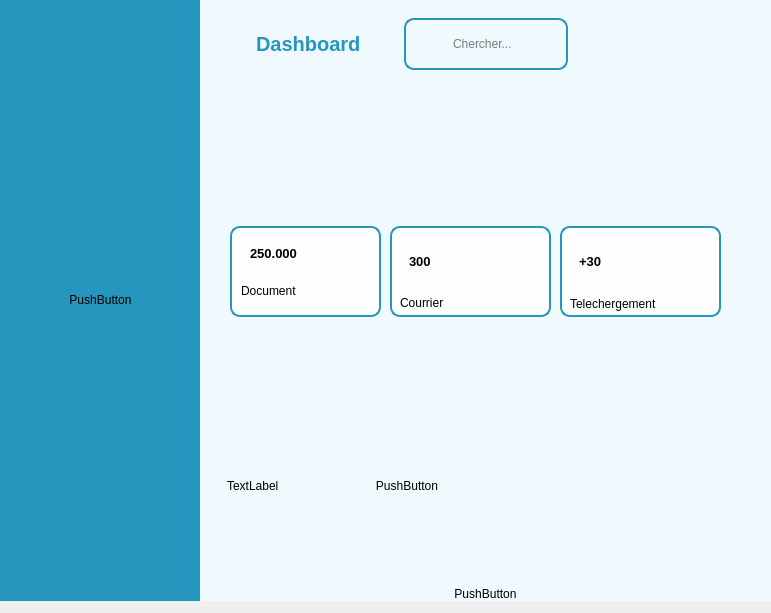
<?xml version="1.0" encoding="UTF-8"?>
<ui version="4.0">
 <class>MainWindow</class>
 <widget class="QMainWindow" name="MainWindow">
  <property name="geometry">
   <rect>
    <x>0</x>
    <y>0</y>
    <width>771</width>
    <height>613</height>
   </rect>
  </property>
  <property name="windowTitle">
   <string>MainWindow</string>
  </property>
  <widget class="QWidget" name="centralwidget">
   <property name="styleSheet">
    <string notr="true">*{
color:#000;
border:none;
}
#mainBody{
background-color:#eff9fe;
}

#leftMenu{
background-color:#2596be;
}
QLineEdit{
background-color:transparent;
}
#searchFrame{
border-radius:10px;
border:2px solid #2596be;
}
QLabel{
color:#000;
border:none;
}
#appHeader{
color:#2596be;
}
#card1,#card2,#card3{
background-color:#fefeff;
}
#menuBtn{
color:#2596be;
}

#card1,#card2,#card3{
border-radius:10px;
border:2px solid #2596be;
}</string>
   </property>
   <widget class="QWidget" name="leftMenu" native="true">
    <property name="geometry">
     <rect>
      <x>0</x>
      <y>0</y>
      <width>201</width>
      <height>601</height>
     </rect>
    </property>
    <layout class="QHBoxLayout" name="horizontalLayout_2">
     <item>
      <widget class="QPushButton" name="pushButton">
       <property name="text">
        <string>PushButton</string>
       </property>
      </widget>
     </item>
    </layout>
   </widget>
   <widget class="QWidget" name="mainBody" native="true">
    <property name="geometry">
     <rect>
      <x>200</x>
      <y>0</y>
      <width>571</width>
      <height>601</height>
     </rect>
    </property>
    <layout class="QVBoxLayout" name="verticalLayout">
     <item alignment="Qt::AlignTop">
      <widget class="QWidget" name="mainFrame" native="true">
       <layout class="QHBoxLayout" name="horizontalLayout">
        <item alignment="Qt::AlignLeft">
         <widget class="QWidget" name="widget" native="true">
          <layout class="QHBoxLayout" name="horizontalLayout_3">
           <item>
            <widget class="QPushButton" name="menuBtn">
             <property name="text">
              <string/>
             </property>
             <property name="icon">
              <iconset resource="resources.qrc">
               <normaloff>:/blueIcons/assets/icons/menu.svg</normaloff>:/blueIcons/assets/icons/menu.svg</iconset>
             </property>
             <property name="iconSize">
              <size>
               <width>24</width>
               <height>24</height>
              </size>
             </property>
            </widget>
           </item>
           <item>
            <widget class="QLabel" name="appHeader">
             <property name="font">
              <font>
               <pointsize>15</pointsize>
               <weight>75</weight>
               <bold>true</bold>
              </font>
             </property>
             <property name="text">
              <string>Dashboard</string>
             </property>
            </widget>
           </item>
          </layout>
         </widget>
        </item>
        <item alignment="Qt::AlignHCenter">
         <widget class="QWidget" name="searchFrame_2" native="true">
          <layout class="QHBoxLayout" name="horizontalLayout_4">
           <item alignment="Qt::AlignHCenter|Qt::AlignTop">
            <widget class="QFrame" name="searchFrame">
             <property name="minimumSize">
              <size>
               <width>160</width>
               <height>0</height>
              </size>
             </property>
             <property name="frameShape">
              <enum>QFrame::StyledPanel</enum>
             </property>
             <property name="frameShadow">
              <enum>QFrame::Raised</enum>
             </property>
             <layout class="QHBoxLayout" name="horizontalLayout_5">
              <item>
               <widget class="QLabel" name="label_2">
                <property name="minimumSize">
                 <size>
                  <width>30</width>
                  <height>30</height>
                 </size>
                </property>
                <property name="maximumSize">
                 <size>
                  <width>30</width>
                  <height>30</height>
                 </size>
                </property>
                <property name="text">
                 <string/>
                </property>
                <property name="pixmap">
                 <pixmap resource="resources.qrc">:/blueIcons/assets/icons/search.svg</pixmap>
                </property>
                <property name="scaledContents">
                 <bool>true</bool>
                </property>
               </widget>
              </item>
              <item>
               <widget class="QLineEdit" name="lineEdit">
                <property name="placeholderText">
                 <string>Chercher...</string>
                </property>
               </widget>
              </item>
             </layout>
            </widget>
           </item>
          </layout>
         </widget>
        </item>
        <item alignment="Qt::AlignRight">
         <widget class="QWidget" name="widget_3" native="true">
          <layout class="QHBoxLayout" name="horizontalLayout_6">
           <property name="spacing">
            <number>0</number>
           </property>
           <property name="leftMargin">
            <number>0</number>
           </property>
           <property name="topMargin">
            <number>0</number>
           </property>
           <property name="rightMargin">
            <number>0</number>
           </property>
           <property name="bottomMargin">
            <number>0</number>
           </property>
           <item>
            <widget class="QPushButton" name="pushButton_4">
             <property name="text">
              <string/>
             </property>
             <property name="icon">
              <iconset resource="resources.qrc">
               <normaloff>:/blueIcons/assets/icons/user.svg</normaloff>:/blueIcons/assets/icons/user.svg</iconset>
             </property>
             <property name="iconSize">
              <size>
               <width>32</width>
               <height>32</height>
              </size>
             </property>
            </widget>
           </item>
          </layout>
         </widget>
        </item>
       </layout>
      </widget>
     </item>
     <item>
      <widget class="QWidget" name="cardsFrame" native="true">
       <widget class="QFrame" name="card1">
        <property name="geometry">
         <rect>
          <x>30</x>
          <y>30</y>
          <width>151</width>
          <height>91</height>
         </rect>
        </property>
        <property name="frameShape">
         <enum>QFrame::StyledPanel</enum>
        </property>
        <property name="frameShadow">
         <enum>QFrame::Raised</enum>
        </property>
        <property name="lineWidth">
         <number>1</number>
        </property>
        <layout class="QVBoxLayout" name="verticalLayout_3">
         <item>
          <widget class="QFrame" name="frame">
           <property name="frameShape">
            <enum>QFrame::StyledPanel</enum>
           </property>
           <property name="frameShadow">
            <enum>QFrame::Raised</enum>
           </property>
           <layout class="QHBoxLayout" name="horizontalLayout_12">
            <item>
             <widget class="QLabel" name="label">
              <property name="font">
               <font>
                <pointsize>10</pointsize>
                <weight>75</weight>
                <bold>true</bold>
               </font>
              </property>
              <property name="text">
               <string>250.000</string>
              </property>
             </widget>
            </item>
            <item>
             <widget class="QLabel" name="label_4">
              <property name="maximumSize">
               <size>
                <width>40</width>
                <height>40</height>
               </size>
              </property>
              <property name="text">
               <string/>
              </property>
              <property name="pixmap">
               <pixmap resource="resources.qrc">:/blueIcons/assets/icons/book-open.svg</pixmap>
              </property>
             </widget>
            </item>
           </layout>
          </widget>
         </item>
         <item>
          <widget class="QLabel" name="label_5">
           <property name="text">
            <string>Document</string>
           </property>
          </widget>
         </item>
        </layout>
       </widget>
       <widget class="QFrame" name="card2">
        <property name="geometry">
         <rect>
          <x>190</x>
          <y>30</y>
          <width>161</width>
          <height>91</height>
         </rect>
        </property>
        <property name="frameShape">
         <enum>QFrame::StyledPanel</enum>
        </property>
        <property name="frameShadow">
         <enum>QFrame::Raised</enum>
        </property>
        <widget class="QFrame" name="frame_2">
         <property name="geometry">
          <rect>
           <x>10</x>
           <y>10</y>
           <width>131</width>
           <height>51</height>
          </rect>
         </property>
         <property name="frameShape">
          <enum>QFrame::StyledPanel</enum>
         </property>
         <property name="frameShadow">
          <enum>QFrame::Raised</enum>
         </property>
         <layout class="QHBoxLayout" name="horizontalLayout_13">
          <item>
           <widget class="QLabel" name="label_6">
            <property name="font">
             <font>
              <pointsize>10</pointsize>
              <weight>75</weight>
              <bold>true</bold>
             </font>
            </property>
            <property name="text">
             <string>300</string>
            </property>
           </widget>
          </item>
          <item>
           <widget class="QLabel" name="label_7">
            <property name="maximumSize">
             <size>
              <width>40</width>
              <height>40</height>
             </size>
            </property>
            <property name="text">
             <string/>
            </property>
            <property name="pixmap">
             <pixmap resource="resources.qrc">:/blueIcons/assets/icons/clipboard.svg</pixmap>
            </property>
           </widget>
          </item>
         </layout>
        </widget>
        <widget class="QLabel" name="label_8">
         <property name="geometry">
          <rect>
           <x>10</x>
           <y>70</y>
           <width>47</width>
           <height>13</height>
          </rect>
         </property>
         <property name="text">
          <string>Courrier</string>
         </property>
        </widget>
       </widget>
       <widget class="QFrame" name="card3">
        <property name="geometry">
         <rect>
          <x>360</x>
          <y>30</y>
          <width>161</width>
          <height>91</height>
         </rect>
        </property>
        <property name="frameShape">
         <enum>QFrame::StyledPanel</enum>
        </property>
        <property name="frameShadow">
         <enum>QFrame::Raised</enum>
        </property>
        <widget class="QFrame" name="frame_5">
         <property name="geometry">
          <rect>
           <x>10</x>
           <y>10</y>
           <width>131</width>
           <height>51</height>
          </rect>
         </property>
         <property name="frameShape">
          <enum>QFrame::StyledPanel</enum>
         </property>
         <property name="frameShadow">
          <enum>QFrame::Raised</enum>
         </property>
         <layout class="QHBoxLayout" name="horizontalLayout_14">
          <item>
           <widget class="QLabel" name="label_9">
            <property name="font">
             <font>
              <pointsize>10</pointsize>
              <weight>75</weight>
              <bold>true</bold>
             </font>
            </property>
            <property name="text">
             <string>+30</string>
            </property>
           </widget>
          </item>
          <item>
           <widget class="QLabel" name="label_10">
            <property name="maximumSize">
             <size>
              <width>40</width>
              <height>40</height>
             </size>
            </property>
            <property name="text">
             <string/>
            </property>
            <property name="pixmap">
             <pixmap resource="resources.qrc">:/blueIcons/assets/icons/download-cloud.svg</pixmap>
            </property>
           </widget>
          </item>
         </layout>
        </widget>
        <widget class="QLabel" name="label_11">
         <property name="geometry">
          <rect>
           <x>10</x>
           <y>70</y>
           <width>91</width>
           <height>16</height>
          </rect>
         </property>
         <property name="text">
          <string>Telechergement</string>
         </property>
        </widget>
       </widget>
      </widget>
     </item>
     <item>
      <widget class="QWidget" name="headerFrame" native="true">
       <property name="sizePolicy">
        <sizepolicy hsizetype="Preferred" vsizetype="Preferred">
         <horstretch>0</horstretch>
         <verstretch>0</verstretch>
        </sizepolicy>
       </property>
       <layout class="QHBoxLayout" name="horizontalLayout_15">
        <item>
         <widget class="QWidget" name="widget_5" native="true">
          <layout class="QVBoxLayout" name="verticalLayout_4">
           <item>
            <widget class="QFrame" name="frame_6">
             <property name="frameShape">
              <enum>QFrame::StyledPanel</enum>
             </property>
             <property name="frameShadow">
              <enum>QFrame::Raised</enum>
             </property>
             <layout class="QHBoxLayout" name="horizontalLayout_16">
              <item>
               <widget class="QLabel" name="label_12">
                <property name="text">
                 <string>TextLabel</string>
                </property>
               </widget>
              </item>
              <item>
               <widget class="QPushButton" name="pushButton_6">
                <property name="text">
                 <string>PushButton</string>
                </property>
               </widget>
              </item>
             </layout>
            </widget>
           </item>
          </layout>
         </widget>
        </item>
        <item>
         <widget class="QWidget" name="widget_6" native="true"/>
        </item>
       </layout>
      </widget>
     </item>
     <item>
      <widget class="QPushButton" name="pushButton_2">
       <property name="text">
        <string>PushButton</string>
       </property>
      </widget>
     </item>
    </layout>
   </widget>
  </widget>
 </widget>
 <resources>
  <include location="resources.qrc"/>
 </resources>
 <connections/>
</ui>
